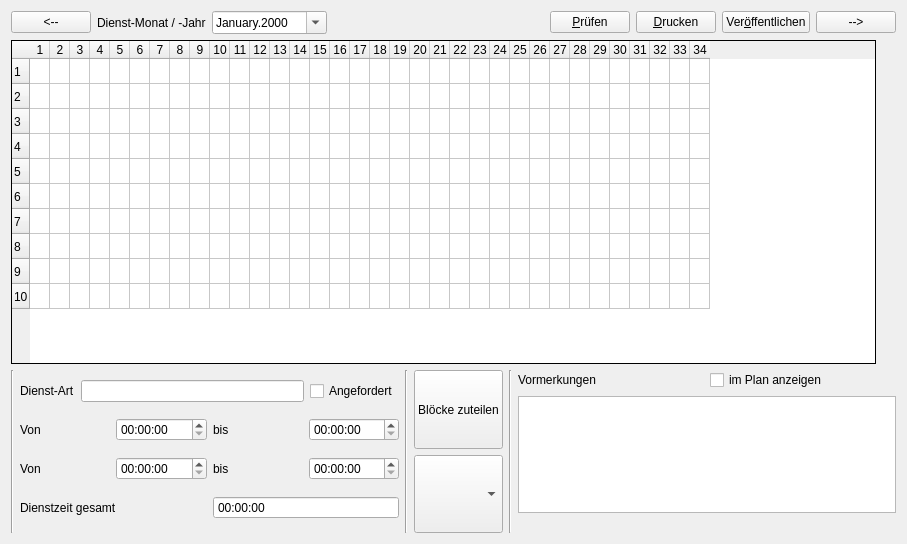
<?xml version="1.0" encoding="UTF-8"?>
<ui version="4.0">
 <class>CRosterEdit</class>
 <widget class="QWidget" name="CRosterEdit">
  <property name="geometry">
   <rect>
    <x>0</x>
    <y>0</y>
    <width>907</width>
    <height>544</height>
   </rect>
  </property>
  <property name="windowTitle">
   <string>Dienstplan</string>
  </property>
  <layout class="QVBoxLayout" name="verticalLayout">
   <item>
    <layout class="QHBoxLayout" name="horizontalLayout_2">
     <item>
      <widget class="QPushButton" name="cmdPreviousMonth">
       <property name="toolTip">
        <string>Vorherigen Monat öffnen</string>
       </property>
       <property name="text">
        <string>&lt;--</string>
       </property>
      </widget>
     </item>
     <item>
      <widget class="QLabel" name="label">
       <property name="text">
        <string>Dienst-Monat / -Jahr</string>
       </property>
      </widget>
     </item>
     <item>
      <widget class="QDateEdit" name="dtedMonthChoice">
       <property name="buttonSymbols">
        <enum>QAbstractSpinBox::PlusMinus</enum>
       </property>
       <property name="currentSection">
        <enum>QDateTimeEdit::MonthSection</enum>
       </property>
       <property name="displayFormat">
        <string>MMMM.yyyy</string>
       </property>
       <property name="calendarPopup">
        <bool>true</bool>
       </property>
      </widget>
     </item>
     <item>
      <spacer name="horizontalSpacer">
       <property name="orientation">
        <enum>Qt::Horizontal</enum>
       </property>
       <property name="sizeHint" stdset="0">
        <size>
         <width>40</width>
         <height>20</height>
        </size>
       </property>
      </spacer>
     </item>
     <item>
      <widget class="QPushButton" name="cmdCheckRoster">
       <property name="text">
        <string>&amp;Prüfen</string>
       </property>
      </widget>
     </item>
     <item>
      <widget class="QPushButton" name="cmdPrint">
       <property name="text">
        <string>&amp;Drucken</string>
       </property>
      </widget>
     </item>
     <item>
      <widget class="QPushButton" name="cmdPublish">
       <property name="text">
        <string>Ver&amp;öffentlichen</string>
       </property>
      </widget>
     </item>
     <item>
      <widget class="QPushButton" name="cmdNextMonth">
       <property name="toolTip">
        <string>Folgemonat öffnen</string>
       </property>
       <property name="text">
        <string>--&gt;</string>
       </property>
      </widget>
     </item>
    </layout>
   </item>
   <item>
    <layout class="QHBoxLayout" name="horizontalLayout">
     <item>
      <widget class="QTableWidget" name="tbwRoster">
       <property name="styleSheet">
        <string notr="true"/>
       </property>
       <property name="frameShape">
        <enum>QFrame::Panel</enum>
       </property>
       <property name="frameShadow">
        <enum>QFrame::Plain</enum>
       </property>
       <property name="alternatingRowColors">
        <bool>false</bool>
       </property>
       <property name="rowCount">
        <number>10</number>
       </property>
       <property name="columnCount">
        <number>34</number>
       </property>
       <attribute name="horizontalHeaderDefaultSectionSize">
        <number>20</number>
       </attribute>
       <attribute name="horizontalHeaderMinimumSectionSize">
        <number>20</number>
       </attribute>
       <attribute name="verticalHeaderDefaultSectionSize">
        <number>25</number>
       </attribute>
       <attribute name="verticalHeaderMinimumSectionSize">
        <number>25</number>
       </attribute>
       <row/>
       <row/>
       <row/>
       <row/>
       <row/>
       <row/>
       <row/>
       <row/>
       <row/>
       <row/>
       <column/>
       <column/>
       <column/>
       <column/>
       <column/>
       <column/>
       <column/>
       <column/>
       <column/>
       <column/>
       <column/>
       <column/>
       <column/>
       <column/>
       <column/>
       <column/>
       <column/>
       <column/>
       <column/>
       <column/>
       <column/>
       <column/>
       <column/>
       <column/>
       <column/>
       <column/>
       <column/>
       <column/>
       <column/>
       <column/>
       <column/>
       <column/>
       <column/>
       <column/>
      </widget>
     </item>
     <item>
      <spacer name="verticalSpacer">
       <property name="orientation">
        <enum>Qt::Vertical</enum>
       </property>
       <property name="sizeHint" stdset="0">
        <size>
         <width>20</width>
         <height>400</height>
        </size>
       </property>
      </spacer>
     </item>
    </layout>
   </item>
   <item>
    <layout class="QHBoxLayout" name="horizontalLayout_8">
     <item>
      <widget class="Line" name="line_3">
       <property name="orientation">
        <enum>Qt::Vertical</enum>
       </property>
      </widget>
     </item>
     <item>
      <layout class="QVBoxLayout" name="verticalLayout_3">
       <item>
        <layout class="QHBoxLayout" name="horizontalLayout_4">
         <item>
          <widget class="QLabel" name="label_2">
           <property name="text">
            <string>Dienst-Art</string>
           </property>
          </widget>
         </item>
         <item>
          <widget class="QLineEdit" name="txtDutyType">
           <property name="alignment">
            <set>Qt::AlignCenter</set>
           </property>
           <property name="readOnly">
            <bool>true</bool>
           </property>
          </widget>
         </item>
         <item>
          <widget class="QCheckBox" name="chkReq">
           <property name="text">
            <string>Angefordert</string>
           </property>
          </widget>
         </item>
        </layout>
       </item>
       <item>
        <layout class="QHBoxLayout" name="horizontalLayout_5">
         <item>
          <widget class="QLabel" name="label_3">
           <property name="text">
            <string>Von</string>
           </property>
          </widget>
         </item>
         <item>
          <widget class="QTimeEdit" name="timFrom"/>
         </item>
         <item>
          <widget class="QLabel" name="label_4">
           <property name="text">
            <string>bis</string>
           </property>
          </widget>
         </item>
         <item>
          <widget class="QTimeEdit" name="timTo"/>
         </item>
        </layout>
       </item>
       <item>
        <layout class="QHBoxLayout" name="horizontalLayout_6">
         <item>
          <widget class="QLabel" name="label_6">
           <property name="text">
            <string>Von</string>
           </property>
          </widget>
         </item>
         <item>
          <widget class="QTimeEdit" name="timFrom2"/>
         </item>
         <item>
          <widget class="QLabel" name="label_5">
           <property name="text">
            <string>bis</string>
           </property>
          </widget>
         </item>
         <item>
          <widget class="QTimeEdit" name="timTo2"/>
         </item>
        </layout>
       </item>
       <item>
        <layout class="QHBoxLayout" name="horizontalLayout_7">
         <item>
          <widget class="QLabel" name="label_7">
           <property name="text">
            <string>Dienstzeit gesamt</string>
           </property>
          </widget>
         </item>
         <item>
          <widget class="QTimeEdit" name="timDura">
           <property name="focusPolicy">
            <enum>Qt::NoFocus</enum>
           </property>
           <property name="readOnly">
            <bool>true</bool>
           </property>
           <property name="buttonSymbols">
            <enum>QAbstractSpinBox::NoButtons</enum>
           </property>
          </widget>
         </item>
        </layout>
       </item>
      </layout>
     </item>
     <item>
      <widget class="Line" name="line">
       <property name="orientation">
        <enum>Qt::Vertical</enum>
       </property>
      </widget>
     </item>
     <item>
      <layout class="QVBoxLayout" name="verticalLayout_2">
       <item>
        <widget class="QPushButton" name="cmdBlocks">
         <property name="sizePolicy">
          <sizepolicy hsizetype="Preferred" vsizetype="Preferred">
           <horstretch>0</horstretch>
           <verstretch>0</verstretch>
          </sizepolicy>
         </property>
         <property name="text">
          <string>Blöcke zuteilen</string>
         </property>
         <property name="checkable">
          <bool>true</bool>
         </property>
        </widget>
       </item>
       <item>
        <widget class="QComboBox" name="cmbDutyType">
         <property name="sizePolicy">
          <sizepolicy hsizetype="Preferred" vsizetype="Preferred">
           <horstretch>0</horstretch>
           <verstretch>0</verstretch>
          </sizepolicy>
         </property>
        </widget>
       </item>
      </layout>
     </item>
     <item>
      <widget class="Line" name="line_2">
       <property name="orientation">
        <enum>Qt::Vertical</enum>
       </property>
      </widget>
     </item>
     <item>
      <layout class="QVBoxLayout" name="verticalLayout_4">
       <item>
        <layout class="QHBoxLayout" name="horizontalLayout_3">
         <item>
          <widget class="QLabel" name="label_8">
           <property name="text">
            <string>Vormerkungen</string>
           </property>
          </widget>
         </item>
         <item>
          <widget class="QCheckBox" name="cbShowAlerts">
           <property name="text">
            <string>im Plan anzeigen</string>
           </property>
          </widget>
         </item>
        </layout>
       </item>
       <item>
        <widget class="QTableWidget" name="tblPrealerts">
         <property name="sizePolicy">
          <sizepolicy hsizetype="Preferred" vsizetype="Preferred">
           <horstretch>0</horstretch>
           <verstretch>0</verstretch>
          </sizepolicy>
         </property>
         <property name="toolTip">
          <string>Doppelklicken zum Übernehmen</string>
         </property>
         <property name="editTriggers">
          <set>QAbstractItemView::NoEditTriggers</set>
         </property>
         <property name="selectionMode">
          <enum>QAbstractItemView::SingleSelection</enum>
         </property>
         <property name="rowCount">
          <number>0</number>
         </property>
         <property name="columnCount">
          <number>0</number>
         </property>
         <attribute name="horizontalHeaderVisible">
          <bool>false</bool>
         </attribute>
         <attribute name="horizontalHeaderDefaultSectionSize">
          <number>70</number>
         </attribute>
         <attribute name="verticalHeaderVisible">
          <bool>false</bool>
         </attribute>
         <attribute name="verticalHeaderCascadingSectionResizes">
          <bool>true</bool>
         </attribute>
        </widget>
       </item>
       <item>
        <spacer name="horizontalSpacer_2">
         <property name="orientation">
          <enum>Qt::Horizontal</enum>
         </property>
         <property name="sizeHint" stdset="0">
          <size>
           <width>40</width>
           <height>20</height>
          </size>
         </property>
        </spacer>
       </item>
      </layout>
     </item>
    </layout>
   </item>
  </layout>
 </widget>
 <tabstops>
  <tabstop>dtedMonthChoice</tabstop>
  <tabstop>tbwRoster</tabstop>
  <tabstop>txtDutyType</tabstop>
  <tabstop>chkReq</tabstop>
  <tabstop>timFrom</tabstop>
  <tabstop>timTo</tabstop>
  <tabstop>timFrom2</tabstop>
  <tabstop>timTo2</tabstop>
  <tabstop>cmdBlocks</tabstop>
  <tabstop>cmbDutyType</tabstop>
  <tabstop>cbShowAlerts</tabstop>
  <tabstop>tblPrealerts</tabstop>
  <tabstop>cmdCheckRoster</tabstop>
  <tabstop>cmdPrint</tabstop>
  <tabstop>cmdPreviousMonth</tabstop>
  <tabstop>cmdNextMonth</tabstop>
 </tabstops>
 <resources/>
 <connections/>
</ui>
